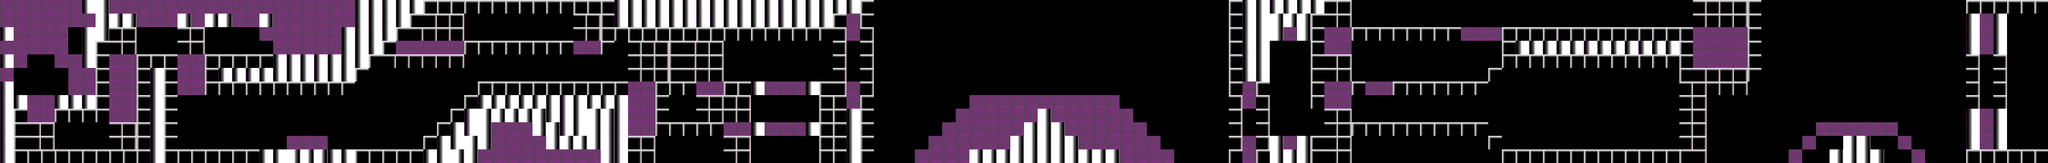

Rendered tile map (Tiled .tmx) drawn with the repository's tilesets; below, a short description and the full map source, tile grids included:
An orthogonal 150x12 tile map with 32x32 px tiles, 2 tile layers (Tile Layer 1, object).

<map version="1.0" tiledversion="1.1.5" orientation="orthogonal" renderorder="left-up" width="150" height="12" tilewidth="32" tileheight="32" infinite="0" nextobjectid="1">
 <tileset firstgid="1" source="cubes.tsx" />
 <layer name="Tile Layer 1" width="150" height="12">
  <data encoding="csv">
1,1,1,1,1,1,3,4,1,1,1,1,1,1,1,1,1,1,1,1,1,1,1,1,1,1,3,3,3,3,3,5,5,5,5,5,5,5,5,5,5,5,5,5,5,3,3,3,3,3,3,3,3,3,3,3,3,3,3,3,3,3,3,5,0,0,0,0,0,0,0,0,0,0,0,0,0,0,0,0,0,0,0,0,0,0,0,0,0,0,5,3,3,3,3,3,3,6,6,0,0,0,0,0,0,0,0,0,0,0,0,0,0,0,0,0,0,0,0,0,0,0,0,0,6,6,6,6,5,0,0,0,0,0,0,0,0,0,0,0,0,0,0,0,5,5,5,5,5,5,
1,1,1,1,1,1,1,4,4,4,1,1,1,4,1,4,4,1,1,4,1,1,1,1,1,1,3,3,3,3,5,6,6,6,0,0,0,0,0,0,0,0,6,6,5,3,3,3,3,3,3,3,3,3,3,3,3,3,3,3,3,5,2,5,0,0,0,0,0,0,0,0,0,0,0,0,0,0,0,0,0,0,0,0,0,0,0,0,0,0,5,3,3,4,4,4,5,6,6,0,0,0,0,0,0,0,0,0,0,0,0,0,0,0,0,0,0,0,0,0,0,0,0,0,6,6,6,6,5,0,0,0,0,0,0,0,0,0,0,0,0,0,0,0,3,2,3,0,0,0,
3,1,1,1,1,0,3,4,6,6,0,0,0,6,6,0,0,0,0,1,1,1,1,1,1,3,3,3,3,5,6,6,6,6,0,0,0,0,0,0,0,0,6,6,5,5,5,5,5,5,5,5,5,5,5,5,5,5,5,5,5,6,2,6,0,0,0,0,0,0,0,0,0,0,0,0,0,0,0,0,0,0,0,0,0,0,0,0,0,0,5,3,3,4,2,4,5,2,2,5,5,5,5,5,5,5,5,2,2,2,5,5,5,5,5,5,5,5,5,5,5,5,5,5,2,2,2,2,5,0,0,0,0,0,0,0,0,0,0,0,0,0,0,0,3,2,3,0,0,0,
1,1,1,1,1,0,3,5,6,6,0,0,0,6,6,0,0,0,0,0,1,1,1,1,1,3,3,3,5,2,2,2,2,2,5,5,5,5,5,5,5,5,2,2,5,0,6,6,6,5,6,6,6,0,0,0,0,0,0,0,0,6,0,6,0,0,0,0,0,0,0,0,0,0,0,0,0,0,0,0,0,0,0,0,0,0,0,0,0,0,5,3,3,0,0,0,5,2,2,0,0,0,0,0,0,0,0,0,0,0,5,3,3,3,3,3,3,3,3,3,3,3,3,5,2,2,2,2,5,0,0,0,0,0,0,0,0,0,0,0,0,0,0,0,3,2,3,0,0,0,
3,1,0,0,1,1,3,5,2,2,5,5,5,2,2,5,5,5,5,5,3,3,3,3,3,3,3,5,6,6,6,6,6,6,0,0,0,0,0,0,0,0,0,0,0,0,6,6,6,5,6,6,6,0,0,0,0,0,0,0,0,6,0,6,0,0,0,0,0,0,0,0,0,0,0,0,0,0,0,0,0,0,0,0,0,0,0,0,0,0,5,3,3,0,0,0,5,6,6,0,0,0,0,0,0,0,0,0,0,0,5,5,5,5,5,5,5,5,5,5,5,5,5,5,2,2,2,2,5,0,0,0,0,0,0,0,0,0,0,0,0,0,0,0,6,0,6,0,0,0,
1,0,0,0,0,1,1,5,2,2,5,3,5,2,2,5,3,3,3,3,3,3,3,3,3,3,5,0,0,0,0,0,0,0,0,0,0,0,0,0,0,0,0,0,0,0,6,6,6,5,6,6,6,0,0,0,0,0,0,0,0,6,0,6,0,0,0,0,0,0,0,0,0,0,0,0,0,0,0,0,0,0,0,0,0,0,0,0,0,0,5,3,3,0,0,0,5,6,6,0,0,0,0,0,0,0,0,0,0,5,0,0,0,0,0,0,0,0,0,0,0,0,0,5,6,6,6,6,5,0,0,0,0,0,0,0,0,0,0,0,0,0,0,0,6,0,6,0,0,0,
3,0,0,0,0,1,1,5,2,2,5,3,5,2,2,5,5,5,5,5,5,5,5,5,5,5,0,0,0,0,0,0,0,0,0,5,5,5,5,5,5,5,5,5,5,5,2,2,5,5,5,2,2,5,5,3,1,1,1,3,5,6,2,6,0,0,0,0,0,0,0,0,0,0,0,0,0,0,0,0,0,0,0,0,0,0,0,0,0,0,5,2,5,0,0,0,5,2,2,5,2,2,5,5,5,5,5,5,5,0,0,0,0,0,0,0,0,0,0,0,0,0,0,6,6,6,6,6,0,0,0,0,0,0,0,0,0,0,0,0,0,0,0,0,6,0,6,0,0,0,
3,3,2,2,3,3,3,5,2,2,5,3,5,0,0,0,0,0,0,0,0,0,0,0,0,0,0,0,0,0,0,0,0,0,5,3,3,3,3,3,3,3,3,3,3,3,2,2,5,0,0,6,6,6,6,0,0,0,0,0,5,5,2,5,0,0,0,0,0,0,0,1,1,1,1,1,1,1,1,1,1,1,0,0,0,0,0,0,0,0,6,2,6,0,0,0,5,2,2,0,0,0,0,0,0,0,0,0,0,0,0,0,0,0,0,0,0,0,0,0,0,0,0,6,6,0,0,0,0,0,0,0,0,0,0,0,0,0,0,0,0,0,0,0,6,0,6,0,0,0,
3,5,2,2,5,5,5,5,2,2,5,3,5,0,0,0,0,0,0,0,0,0,0,0,0,0,0,0,0,0,0,0,0,5,3,4,4,4,4,4,3,3,3,4,4,3,2,2,5,0,0,6,6,6,6,0,0,0,0,0,5,5,3,5,0,0,0,0,0,0,1,1,1,1,1,1,4,1,1,1,1,1,1,0,0,0,0,0,0,0,6,0,6,0,0,0,0,6,6,0,0,0,0,0,0,0,0,0,0,0,0,0,0,0,0,0,0,0,0,0,0,0,0,6,6,0,0,0,0,0,0,0,0,0,0,0,0,0,0,0,0,0,0,0,3,2,3,0,0,0,
3,5,6,6,0,0,0,0,6,6,5,3,5,0,0,0,0,0,0,0,0,0,0,0,0,0,0,0,0,0,0,0,5,3,3,4,1,1,1,4,4,3,3,4,4,3,2,2,5,5,5,5,5,2,2,3,1,1,1,3,5,5,3,5,0,0,0,0,0,1,1,1,1,1,1,4,4,4,1,1,1,1,1,1,0,0,0,0,0,0,6,0,6,0,0,0,0,6,6,5,5,5,5,5,5,5,5,5,5,0,0,0,0,0,0,0,0,0,0,0,0,0,0,6,6,0,0,0,0,0,0,0,0,1,1,1,1,1,1,0,0,0,0,0,3,2,3,0,0,0,
3,5,6,6,0,0,0,0,6,6,5,3,5,0,0,0,0,0,0,0,0,1,1,1,0,0,0,0,0,0,0,5,3,3,4,4,1,1,1,1,4,4,4,4,4,3,6,6,0,0,0,0,0,6,6,0,0,0,0,0,5,5,3,5,0,0,0,0,1,1,1,1,1,1,4,4,4,4,4,1,1,1,1,1,1,0,0,0,0,0,6,2,6,4,2,4,5,6,6,0,0,0,0,0,0,0,0,0,0,5,0,0,0,0,0,0,0,0,0,0,0,0,0,6,6,0,0,0,0,0,0,0,1,0,0,4,4,0,0,1,0,0,0,0,3,2,3,0,0,0,
3,5,5,5,5,5,5,5,5,5,5,3,5,5,5,5,5,5,5,3,3,4,4,4,3,3,5,5,5,5,5,3,3,4,4,1,1,1,1,1,1,1,1,1,4,3,6,6,0,0,0,0,0,6,6,0,0,0,0,0,5,5,3,5,0,0,0,1,1,1,1,4,4,4,4,4,4,4,4,4,4,4,1,1,1,1,0,0,0,0,5,2,5,4,4,4,5,6,6,0,0,0,0,0,0,0,0,0,0,0,5,5,5,5,5,5,5,5,5,5,5,5,5,5,6,0,0,0,0,0,0,1,0,0,4,4,4,4,0,0,1,0,0,0,5,5,5,5,5,5
</data>
 </layer>
 <layer name="object" width="150" height="12">
  <data encoding="csv">
0,0,0,0,0,0,3,0,0,0,0,0,0,0,0,0,0,0,0,0,0,0,0,0,0,0,3,3,3,3,3,5,5,5,5,5,5,5,5,5,5,5,5,5,5,3,3,3,3,3,3,3,3,3,3,3,3,3,3,3,3,3,3,5,0,0,0,0,0,0,0,0,0,0,0,0,0,0,0,0,0,0,0,0,0,0,0,0,0,0,5,3,3,3,3,3,3,0,0,0,0,0,0,0,0,0,0,0,0,0,0,0,0,0,0,0,0,0,0,0,0,0,0,0,0,0,0,0,5,0,0,0,0,0,0,0,0,0,0,0,0,0,0,0,5,5,5,5,5,5,
0,0,0,0,0,0,0,0,0,0,0,0,0,0,0,0,0,0,0,0,0,0,0,0,0,0,3,3,3,3,5,0,0,0,0,0,0,0,0,0,0,0,0,0,5,3,3,3,3,3,3,3,3,3,3,3,3,3,3,3,3,5,0,5,0,0,0,0,0,0,0,0,0,0,0,0,0,0,0,0,0,0,0,0,0,0,0,0,0,0,5,3,3,0,0,0,5,0,0,0,0,0,0,0,0,0,0,0,0,0,0,0,0,0,0,0,0,0,0,0,0,0,0,0,0,0,0,0,5,0,0,0,0,0,0,0,0,0,0,0,0,0,0,0,3,0,3,0,0,0,
3,0,0,0,0,0,3,0,0,0,0,0,0,0,0,0,0,0,0,0,0,0,0,0,0,3,3,3,3,5,0,0,0,0,0,0,0,0,0,0,0,0,0,0,5,5,5,5,5,5,5,5,5,5,5,5,5,5,5,5,5,0,0,0,0,0,0,0,0,0,0,0,0,0,0,0,0,0,0,0,0,0,0,0,0,0,0,0,0,0,5,3,3,0,0,0,5,0,0,5,5,5,5,5,5,5,5,0,0,0,5,5,5,5,5,5,5,5,5,5,5,5,5,5,0,0,0,0,5,0,0,0,0,0,0,0,0,0,0,0,0,0,0,0,3,0,3,0,0,0,
0,0,0,0,0,0,3,5,0,0,0,0,0,0,0,0,0,0,0,0,0,0,0,0,0,3,3,3,5,0,0,0,0,0,5,5,5,5,5,5,5,5,0,0,5,0,0,0,0,5,0,0,0,0,0,0,0,0,0,0,0,0,0,0,0,0,0,0,0,0,0,0,0,0,0,0,0,0,0,0,0,0,0,0,0,0,0,0,0,0,5,3,3,0,0,0,5,0,0,0,0,0,0,0,0,0,0,0,0,0,5,3,3,3,3,3,3,3,3,3,3,3,3,5,0,0,0,0,5,0,0,0,0,0,0,0,0,0,0,0,0,0,0,0,3,0,3,0,0,0,
3,0,0,0,0,0,3,5,0,0,5,5,5,0,0,5,5,5,5,5,3,3,3,3,3,3,3,5,0,0,0,0,0,0,0,0,0,0,0,0,0,0,0,0,0,0,0,0,0,5,0,0,0,0,0,0,0,0,0,0,0,0,0,0,0,0,0,0,0,0,0,0,0,0,0,0,0,0,0,0,0,0,0,0,0,0,0,0,0,0,5,3,3,0,0,0,5,0,0,0,0,0,0,0,0,0,0,0,0,0,5,5,5,5,5,5,5,5,5,5,5,5,5,5,0,0,0,0,5,0,0,0,0,0,0,0,0,0,0,0,0,0,0,0,0,0,0,0,0,0,
0,0,0,0,0,0,0,5,0,0,5,3,5,0,0,5,3,3,3,3,3,3,3,3,3,3,5,0,0,0,0,0,0,0,0,0,0,0,0,0,0,0,0,0,0,0,0,0,0,5,0,0,0,0,0,0,0,0,0,0,0,0,0,0,0,0,0,0,0,0,0,0,0,0,0,0,0,0,0,0,0,0,0,0,0,0,0,0,0,0,5,3,3,0,0,0,5,0,0,0,0,0,0,0,0,0,0,0,0,5,0,0,0,0,0,0,0,0,0,0,0,0,0,5,0,0,0,0,5,0,0,0,0,0,0,0,0,0,0,0,0,0,0,0,0,0,0,0,0,0,
3,0,0,0,0,0,0,5,0,0,5,3,5,0,0,5,5,5,5,5,5,5,5,5,5,5,0,0,0,0,0,0,0,0,0,5,5,5,5,5,5,5,5,5,5,5,0,0,5,5,5,0,0,5,5,3,0,0,0,3,5,0,0,0,0,0,0,0,0,0,0,0,0,0,0,0,0,0,0,0,0,0,0,0,0,0,0,0,0,0,5,0,5,0,0,0,5,0,0,5,0,0,5,5,5,5,5,5,5,0,0,0,0,0,0,0,0,0,0,0,0,0,0,0,0,0,0,0,0,0,0,0,0,0,0,0,0,0,0,0,0,0,0,0,0,0,0,0,0,0,
3,3,0,0,3,3,3,5,0,0,5,3,5,0,0,0,0,0,0,0,0,0,0,0,0,0,0,0,0,0,0,0,0,0,5,3,3,3,3,3,3,3,3,3,3,3,0,0,5,0,0,0,0,0,0,0,0,0,0,0,5,5,0,5,0,0,0,0,0,0,0,0,0,0,0,0,0,0,0,0,0,0,0,0,0,0,0,0,0,0,0,0,0,0,0,0,5,0,0,0,0,0,0,0,0,0,0,0,0,0,0,0,0,0,0,0,0,0,0,0,0,0,0,0,0,0,0,0,0,0,0,0,0,0,0,0,0,0,0,0,0,0,0,0,0,0,0,0,0,0,
3,5,0,0,5,5,5,5,0,0,5,3,5,0,0,0,0,0,0,0,0,0,0,0,0,0,0,0,0,0,0,0,0,5,3,0,0,0,0,0,3,3,3,0,0,3,0,0,5,0,0,0,0,0,0,0,0,0,0,0,5,5,3,5,0,0,0,0,0,0,0,0,0,0,0,0,0,0,0,0,0,0,0,0,0,0,0,0,0,0,0,0,0,0,0,0,0,0,0,0,0,0,0,0,0,0,0,0,0,0,0,0,0,0,0,0,0,0,0,0,0,0,0,0,0,0,0,0,0,0,0,0,0,0,0,0,0,0,0,0,0,0,0,0,3,0,3,0,0,0,
3,5,0,0,0,0,0,0,0,0,5,3,5,0,0,0,0,0,0,0,0,0,0,0,0,0,0,0,0,0,0,0,5,3,3,0,0,0,0,0,0,3,3,0,0,3,0,0,5,5,5,5,5,0,0,3,0,0,0,3,5,5,3,5,0,0,0,0,0,0,0,0,0,0,0,0,0,0,0,0,0,0,0,0,0,0,0,0,0,0,0,0,0,0,0,0,0,0,0,5,5,5,5,5,5,5,5,5,5,0,0,0,0,0,0,0,0,0,0,0,0,0,0,0,0,0,0,0,0,0,0,0,0,0,0,0,0,0,0,0,0,0,0,0,3,0,3,0,0,0,
3,5,0,0,0,0,0,0,0,0,5,3,5,0,0,0,0,0,0,0,0,0,0,0,0,0,0,0,0,0,0,5,3,3,0,0,0,0,0,0,0,0,0,0,0,3,0,0,0,0,0,0,0,0,0,0,0,0,0,0,5,5,3,5,0,0,0,0,0,0,0,0,0,0,0,0,0,0,0,0,0,0,0,0,0,0,0,0,0,0,0,0,0,0,0,0,5,0,0,0,0,0,0,0,0,0,0,0,0,5,0,0,0,0,0,0,0,0,0,0,0,0,0,0,0,0,0,0,0,0,0,0,0,0,0,0,0,0,0,0,0,0,0,0,3,0,3,0,0,0,
3,5,5,5,5,5,5,5,5,5,5,3,5,5,5,5,5,5,5,3,3,0,0,0,3,3,5,5,5,5,5,3,3,0,0,0,0,0,0,0,0,0,0,0,0,3,0,0,0,0,0,0,0,0,0,0,0,0,0,0,5,5,3,5,0,0,0,0,0,0,0,0,0,0,0,0,0,0,0,0,0,0,0,0,0,0,0,0,0,0,5,0,5,0,0,0,5,0,0,0,0,0,0,0,0,0,0,0,0,0,5,5,5,5,5,5,5,5,5,5,5,5,5,5,0,0,0,0,0,0,0,0,0,0,0,0,0,0,0,0,0,0,0,0,5,5,5,5,5,5
</data>
 </layer>
</map>